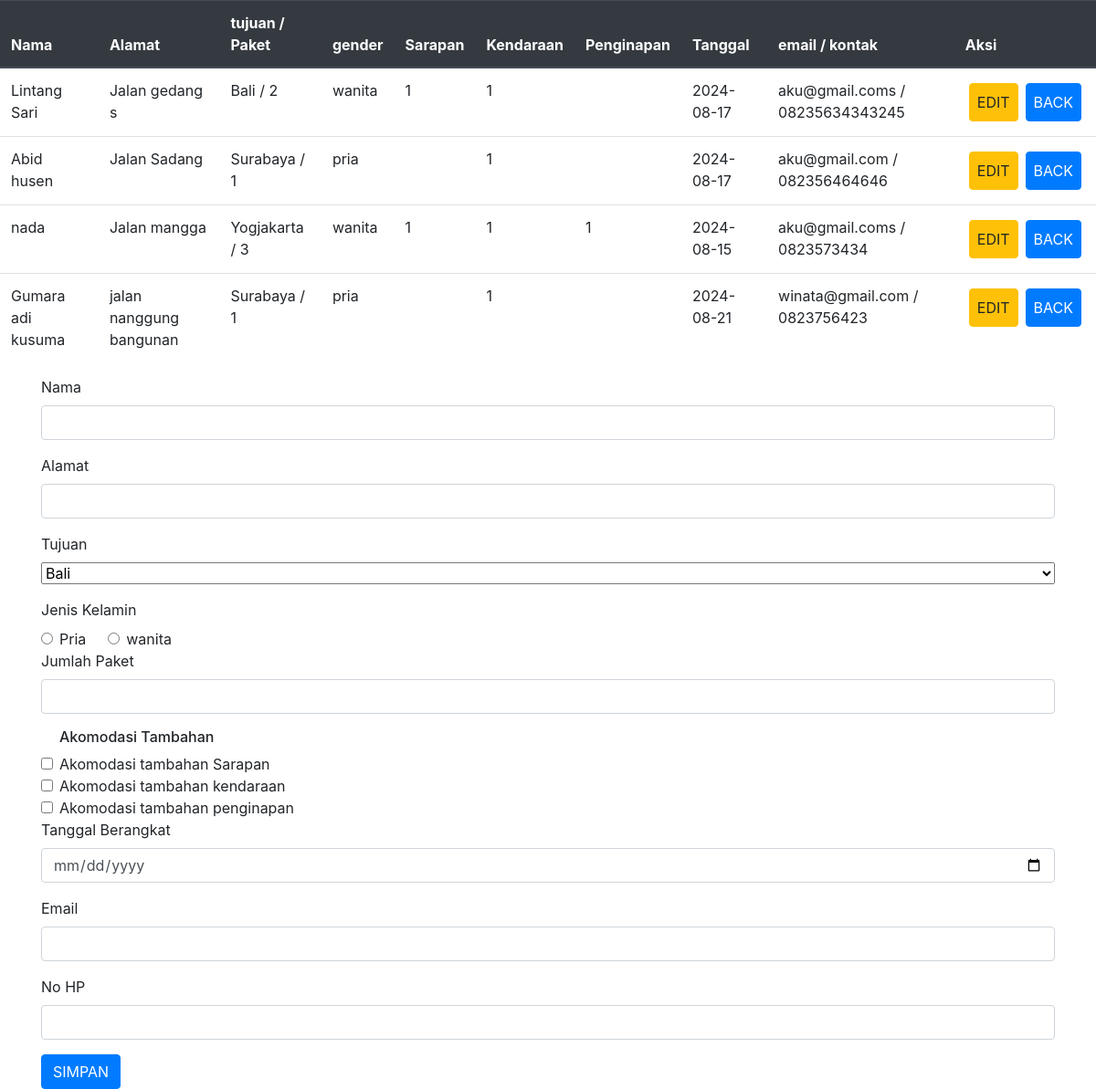
Screenshot of /editPesanan.php with the database file from the repository.
### tables this page shows
CREATE TABLE `pariwisata` (
  `id` int(11) NOT NULL,
  `nama` varchar(25) NOT NULL,
  `alamat` varchar(100) NOT NULL,
  `tujuan` varchar(25) NOT NULL,
  `gender` varchar(10) NOT NULL,
  `paket` int(3) NOT NULL,
  `sarapan` varchar(1) NOT NULL,
  `kendaraan` varchar(1) NOT NULL,
  `penginapan` varchar(1) NOT NULL,
  `tanggal` date NOT NULL,
  `email` varchar(50) NOT NULL,
  `kontak` varchar(25) NOT NULL,
  `logpesan` timestamp NOT NULL DEFAULT current_timestamp(),
  `logupdate` timestamp NULL DEFAULT NULL ON UPDATE current_timestamp()
);

### editPesanan.php (the view, shortened to what this page needs)
<?php
$vNama = "";
$vAlamat = "";
$vTujuan = "";
$vGender = "";
$vPaket = "";
$vSarapan = "";
$vKendaraan = "";
$vEmail = "";
$vKontak = "";
$vTanggal = "";
?>
<!DOCTYPE html>
<html lang="en">
<head>
    <link rel="stylesheet" href="./css/bootstrap.min.css">
</head>
<body>
<div class="table-responsive">
        <table class="table" >
            <thead class="thead-dark">
                <tr>
                    <th scope="col">Nama</th>
                    <th scope="col">Alamat</th>
                    <th scope="col">tujuan / Paket</th>
                    <th scope="col">gender</th>
                    <th scope="col">Sarapan</th>
                    <th scope="col">Kendaraan</th>
                    <th scope="col">Penginapan</th>
                    <th scope="col">Tanggal</th>
                    <th scope="col">email / kontak</th>
                    <th scope="col">Aksi</th>
                </tr>
            </thead>
            <tbody>
                <?php
                include "conn.php";
                $query = "SELECT * FROM pariwisata";
                $hasil = mysqli_query($con, $query);
                while ($data = mysqli_fetch_array($hasil)) {
                ?>
                <tr>
                    <td><?= $data['nama']?></td>
                    <td><?= $data['alamat']?></td>
                    <td><?= $data['tujuan'] . "  /  " . $data['paket']?></td>
                    <td><?= $data['gender']?></td>
                    <td><?= $data['sarapan']?></td>
                    <td><?= $data['kendaraan']?></td>
                    <td><?= $data['penginapan']?></td>
                    <td><?= $data['tanggal']?></td>
                    <td><?= $data['email'] . "  /  " . $data['kontak']?></td>
                    <td>
                        <div class=" d-flex">
                            <a  href="editPesanan.php?hal=edit&id=<?= $data['id'] ?>" class="btn btn-warning p-2 m-1 ">EDIT</a>
                            <a  href="index.php?page=tabelpesanan" class="btn btn-primary p-2 m-1">BACK</a>
                        </div>
                    </td>
                </tr>
                <?php
                }
                ?>
            </tbody>
        </table>
    </div>
<div class="container">
        <form action="" method="post">
            <div class="form-group">
                <label for="nama">Nama</label>
                <input id="nama" class="form-control" type="text" name="nama" value="<?= $vNama?>" required>
            </div>
            <div class="form-group d-block">
                <label for="alamat">Alamat</label>
                <input id="alamat" class="form-control" type="text" name="alamat" value="<?= $vAlamat?>" required>
            </div>
            <div class="form-group">
                <label for="tujuan">Tujuan</label>
                <select name="tujuan" id="tujuan" class="form-select w-100" value="<?= $vTujuan?>" required>
                    <option>Bali</option>
                </select>
            </div>
            <div>
                <label for="">Jenis Kelamin</label>
                <div class="d-flex">
                    <div class="form-check">
                        <input id="pria" class="form-check-input" type="radio" name="gender" value="pria" <?= $vGender == 'pria' ? 'checked' : '' ?> required>
                        <label for="pria" class="form-check-label mr-4">Pria</label>
                    </div>
                    <div class="form-check">
                        <input id="wanita" class="form-check-input" type="radio" name="gender" value="wanita" <?= $vGender == 'wanita' ? 'checked' : '' ?> required>
                        <label for="wanita" class="form-check-label mr-4">wanita</label>
                    </div>
                </div>
            </div>
            <div class="form-group">
                <label for="jumlahPaket">Jumlah Paket</label>
                <input id="jumlahPaket" class="form-control" type="number" name="jumlahPaket" value="<?= $vPaket?>" required>
            </div>
            <div class="form-check">
            <h6 for="">Akomodasi Tambahan</h6>
            <label class="form-check-label">
                <input type="checkbox" class="form-check-input" id="sarapan" name="sarapan"  value="1" <?= $vSarapan == '1' ? 'checked' : '' ?> >
                Akomodasi tambahan Sarapan
            </div>
            <div class="form-check">
            <label class="form-check-label">
                <input type="checkbox" class="form-check-input" name="kendaraan" id="kendaraan"  value="1" <?= $vKendaraan == '1' ? 'checked' : '' ?> >
                Akomodasi tambahan kendaraan
            </label>
            </div>
            <div class="form-check">
            <label class="form-check-label">
                <input type="checkbox" class="form-check-input" name="penginapan" id="penginapan"  value="1" >
                Akomodasi tambahan penginapan
            </label>
            </div>
            <div class="form-group">
                <label for="inputTanggal">Tanggal Berangkat</label>
                <input id="tanggal" class="form-control" type="date" name="tanggal" value="<?=$vTanggal?>">
            </div>
    <div class="form-group">
        <label for="inputEmail">Email</label>
        <input id="email" class="form-control" type="email" name="email" value="<?=$vEmail?>">
    </div>
    <div class="form-group">
        <label for="inputNo">No HP</label>
        <input id="kontak" class="form-control" type="number" name="kontak" value="<?=$vKontak?>">
    </div>
            <button  type="submit" name="simpan" class="btn btn-primary">SIMPAN</button>
        </div>
</body>
</html>

### rows the page displays
pariwisata: nama "Lintang Sari", alamat "Jalan gedang s", tujuan "Bali", paket "2", gender "wanita", sarapan "1", kendaraan "1", tanggal "2024-08-17", email "aku@gmail.coms", kontak "08235634343245"
pariwisata: nama "Abid husen", alamat "Jalan Sadang", tujuan "Surabaya", paket "1", gender "pria", kendaraan "1", tanggal "2024-08-17", email "aku@gmail.com", kontak "082356464646"
pariwisata: nama "nada", alamat "Jalan mangga", tujuan "Yogjakarta", paket "3", gender "wanita", sarapan "1", kendaraan "1", penginapan "1", tanggal "2024-08-15", email "aku@gmail.coms", kontak "0823573434"
pariwisata: nama "Gumara adi kusuma", alamat "jalan nanggung bangunan", tujuan "Surabaya", paket "1", gender "pria", kendaraan "1", tanggal "2024-08-21", email "winata@gmail.com", kontak "0823756423"
